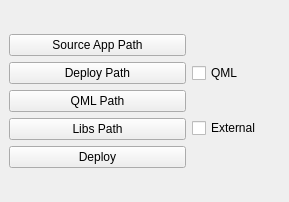
<?xml version="1.0" encoding="UTF-8"?>
<ui version="4.0">
 <class>MainWindow</class>
 <widget class="QMainWindow" name="MainWindow">
  <property name="geometry">
   <rect>
    <x>0</x>
    <y>0</y>
    <width>289</width>
    <height>202</height>
   </rect>
  </property>
  <property name="windowTitle">
   <string>MainWindow</string>
  </property>
  <widget class="QWidget" name="centralwidget">
   <layout class="QGridLayout" name="gridLayout">
    <item row="0" column="0" colspan="2">
     <layout class="QVBoxLayout" name="verticalLayout">
      <item>
       <widget class="QPushButton" name="pushButton_4">
        <property name="text">
         <string>Source App Path</string>
        </property>
       </widget>
      </item>
      <item>
       <widget class="QPushButton" name="pushButton_3">
        <property name="text">
         <string>Deploy Path</string>
        </property>
       </widget>
      </item>
      <item>
       <widget class="QPushButton" name="pushButton">
        <property name="text">
         <string>QML Path</string>
        </property>
       </widget>
      </item>
      <item>
       <widget class="QPushButton" name="pushButton_5">
        <property name="text">
         <string>Libs Path</string>
        </property>
       </widget>
      </item>
      <item>
       <widget class="QPushButton" name="pushButton_2">
        <property name="text">
         <string>Deploy</string>
        </property>
       </widget>
      </item>
     </layout>
    </item>
    <item row="0" column="2">
     <layout class="QVBoxLayout" name="verticalLayout_2">
      <item>
       <widget class="QCheckBox" name="checkBox_3">
        <property name="text">
         <string>QML</string>
        </property>
       </widget>
      </item>
      <item>
       <widget class="QCheckBox" name="checkBox_2">
        <property name="text">
         <string>External</string>
        </property>
       </widget>
      </item>
     </layout>
    </item>
   </layout>
  </widget>
 </widget>
 <resources/>
 <connections/>
</ui>
